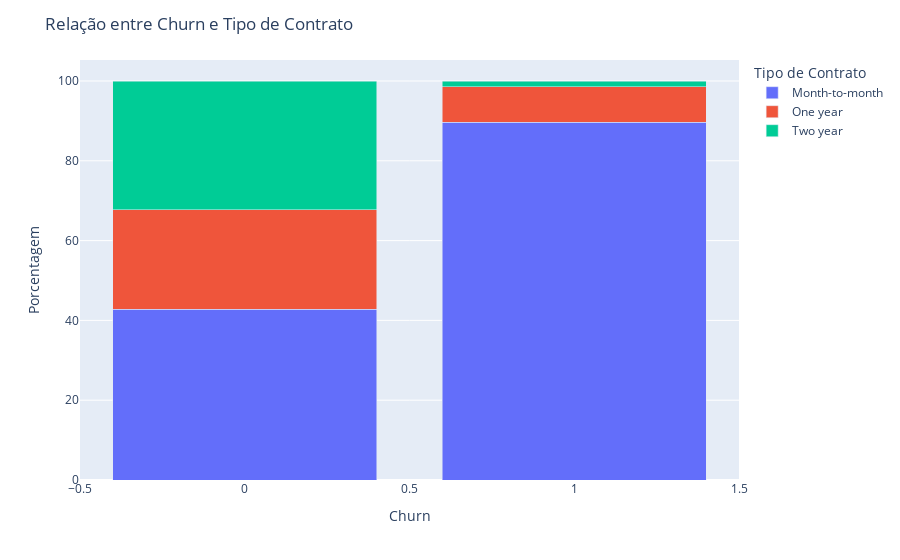

Notebook source saved alongside this figure:
### Markdown cell above
# Colunas Categoricas

### Code cell
print('Tipo de Contrato\n')

df_grouped = df.groupby(['Churn', 'ContractType']).size().reset_index(name='count')
total_por_churn = df_grouped.groupby('Churn')['count'].transform('sum')
df_grouped['percent'] = (df_grouped['count'] / total_por_churn) * 100


fig = px.bar(df_grouped, x='Churn', y='percent', color='ContractType', barmode='stack',
             labels={'Churn': 'Churn', 'percent': 'Porcentagem'})

fig.update_layout(title='Relação entre Churn e Tipo de Contrato',
                  yaxis_title='Porcentagem',
                  legend_title='Tipo de Contrato')
fig.show()

print('\nMétodo de Pagamento\n')

df_grouped = df.groupby(['Churn', 'PaymentMethod']).size().reset_index(name='count')
total_por_churn = df_grouped.groupby('Churn')['count'].transform('sum')
df_grouped['percent'] = (df_grouped['count'] / total_por_churn) * 100


fig = px.bar(df_grouped, x='Churn', y='percent', color='PaymentMethod', barmode='stack',
             labels={'Churn': 'Churn', 'percent': 'Porcentagem'})

fig.update_layout(title='Relação entre Churn e Método de Pagamento',
                  yaxis_title='Porcentagem',
                  legend_title='Método de Pagamento')
fig.show()

print('\nServiço de Internet\n')

df_grouped = df.groupby(['Churn', 'InternetService']).size().reset_index(name='count')
total_por_churn = df_grouped.groupby('Churn')['count'].transform('sum')
df_grouped['percent'] = (df_grouped['count'] / total_por_churn) * 100


fig = px.bar(df_grouped, x='Churn', y='percent', color='InternetService', barmode='stack',
             labels={'Churn': 'Churn', 'percent': 'Porcentagem'})

fig.update_layout(title='Relação entre Churn e Serviço de Internet',
                  yaxis_title='Porcentagem',
                  legend_title='Serviço de Internet')
fig.show()

### Figure 1 — Plotly figure (JSON) as saved in the notebook; plotly's stock layout.template omitted (floating-point values rounded to 4 significant figures)
{"data": [{"hovertemplate": "ContractType=Month-to-month<br>Churn=%{x}<br>Porcentagem=%{y}<extra></extra>", "legendgroup": "Month-to-month", "marker": {"color": "#636efa", "pattern": {"shape": ""}}, "name": "Month-to-month", "orientation": "v", "showlegend": true, "textposition": "auto", "type": "bar", "x": [0, 1], "xaxis": "x", "y": [42.86, 89.64], "yaxis": "y"}, {"hovertemplate": "ContractType=One year<br>Churn=%{x}<br>Porcentagem=%{y}<extra></extra>", "legendgroup": "One year", "marker": {"color": "#EF553B", "pattern": {"shape": ""}}, "name": "One year", "orientation": "v", "showlegend": true, "textposition": "auto", "type": "bar", "x": [0, 1], "xaxis": "x", "y": [24.93, 8.964], "yaxis": "y"}, {"hovertemplate": "ContractType=Two year<br>Churn=%{x}<br>Porcentagem=%{y}<extra></extra>", "legendgroup": "Two year", "marker": {"color": "#00cc96", "pattern": {"shape": ""}}, "name": "Two year", "orientation": "v", "showlegend": true, "textposition": "auto", "type": "bar", "x": [0, 1], "xaxis": "x", "y": [32.21, 1.391], "yaxis": "y"}], "layout": {"barmode": "stack", "legend": {"title": {"text": "Tipo de Contrato"}, "tracegroupgap": 0}, "margin": {"t": 60}, "title": {"text": "Relação entre Churn e Tipo de Contrato"}, "xaxis": {"anchor": "y", "domain": [0, 1], "title": {"text": "Churn"}}, "yaxis": {"anchor": "x", "domain": [0, 1], "title": {"text": "Porcentagem"}}}}
